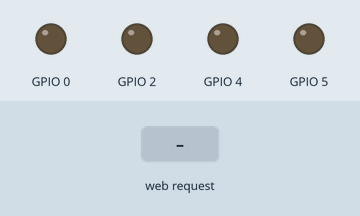
A sketch run on a simulated ESP8266 (NodeMCU). Parts: output pins drawn as LEDs (lit = HIGH). The test bench sets the inputs (shaded band). What the sketch prints to the serial monitor is not drawn.

Above: at 1.2 s.
1.3 s: HTTP request GET /bt1 received
At 1.6 s:
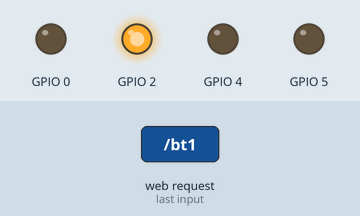
2.8 s: HTTP request GET /bt2 received
At 3.9 s:
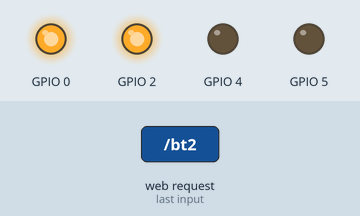
4.3 s: HTTP request GET /bt3 received
At 5.1 s:
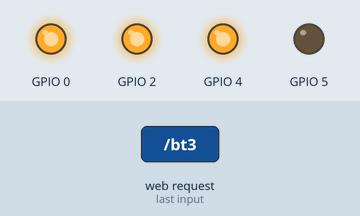
5.8 s: HTTP request GET /bt4 received
At 6.3 s:
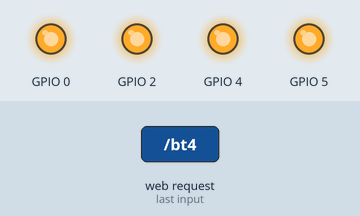
7.3 s: HTTP request GET /bt5 received
At 8.5 s:
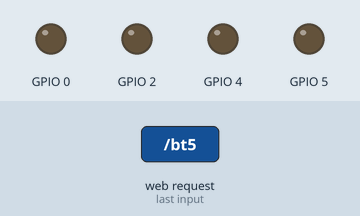
8.8 s: HTTP request GET /bt2 received
At 9.7 s:
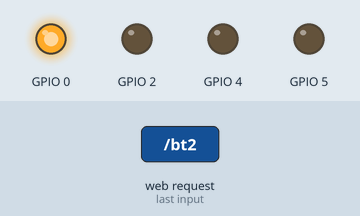
Timing chart, 0 to 11.3 s (numbered marks = the images above; inputs shaded):
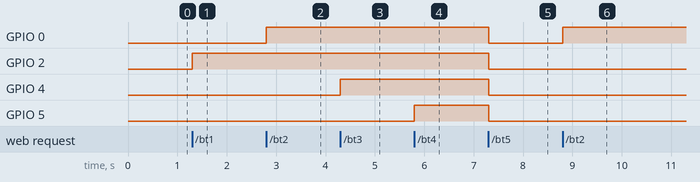

The sketch:

Device4AP.ino
```cpp
#include <ESP8266WiFi.h>
#include <WiFiClient.h>
#include <ESP8266WebServer.h>
#include <RGBLED.h>

const char* ssid = "park_device4";
const char* password = "";
const char indexsource[] =
  "<!DOCTYPE HTML>"
  "<html>"
  "<head>"
  "<meta name = \"viewport\" content = \"width = device-width, initial-scale = 1.0, maximum-scale = 1.0, user-scalable=0\">"
  "<titleETRI AirCon</title>"
  "<style>"
  "\"body { background-color: #808080; font-family: Arial, Helvetica, Sans-Serif; Color: #000000; }\""
  "</style>"
  "</head>"
  "<body>"
  "<h1>ETRI 4lamp</h1>"
  "<FORM action=\"/\" method=\"post\">"
  "<div>"
  "<P>"
  "<INPUT style=\"background:#1AAB8A; color:#fff;  border:none;  position:relative;  height:30px;  font-size:1.6em;  padding:0 2em; cursor:pointer;  transition:800ms ease all;  outline:none;border-width:2px;border-style:solid;\" type=\"button\" class=\"button\" onclick=\"location.href='/bt1'\" value=\"light1\"></INPUT>"
  "<INPUT style=\"background:#1AAB8A; color:#fff;  border:none;  position:relative;  height:30px;  font-size:1.6em;  padding:0 2em; cursor:pointer;  transition:800ms ease all;  outline:none;border-width:2px;border-style:solid;\" type=\"button\" class=\"button\" onclick=\"location.href='/bt2'\" value=\"light2\"></INPUT>"
  "<INPUT style=\"background:#1AAB8A; color:#fff;  border:none;  position:relative;  height:30px;  font-size:1.6em;  padding:0 2em; cursor:pointer;  transition:800ms ease all;  outline:none;border-width:2px;border-style:solid;\" type=\"button\" class=\"button\" onclick=\"location.href='/bt3'\" value=\"light3\"></INPUT>"
  "<INPUT style=\"background:#1AAB8A; color:#fff;  border:none;  position:relative;  height:30px;  font-size:1.6em;  padding:0 2em; cursor:pointer;  transition:800ms ease all;  outline:none;border-width:2px;border-style:solid;\" type=\"button\" class=\"button\" onclick=\"location.href='/bt4'\" value=\"light4\"></INPUT>"
  "<INPUT style=\"background:#1AAB8A; color:#fff;  border:none;  position:relative;  height:30px;  font-size:1.6em;  padding:0 2em; cursor:pointer;  transition:800ms ease all;  outline:none;border-width:2px;border-style:solid;\" type=\"button\" class=\"button\" onclick=\"location.href='/bt5'\" value=\"OFF\"></INPUT>"
  "</P>"
  "</div>"
  "</FORM>"
  "</body>"
  "</html>";

const char light1[] =
  "<!DOCTYPE HTML>"
  "<html>"
  "<head>"
  "<meta name = \"viewport\" content = \"width = device-width, initial-scale = 1.0, maximum-scale = 1.0, user-scalable=0\">"
  "<titleETRI REMOTE SERVER</title>"
  "<style>"
  "\"body { background-color: #808080; font-family: Arial, Helvetica, Sans-Serif; Color: #000000; }\""
  "</style>"
  "</head>"
  "<body>"
  "<h1>1</h1>"
  "<FORM action=\"/\" method=\"post\">"
  "<div>"
  "<P>"
  "<INPUT style=\"background:#1AAB8A; color:#fff;  border:none;  position:relative;  height:30px;  font-size:1.6em;  padding:0 2em; cursor:pointer;  transition:800ms ease all;  outline:none;border-width:2px;border-style:solid;\" type=\"button\" class=\"button\" onclick=\"location.href='/bt1'\" value=\"light1\"></INPUT>"
  "<INPUT style=\"background:#1AAB8A; color:#fff;  border:none;  position:relative;  height:30px;  font-size:1.6em;  padding:0 2em; cursor:pointer;  transition:800ms ease all;  outline:none;border-width:2px;border-style:solid;\" type=\"button\" class=\"button\" onclick=\"location.href='/bt2'\" value=\"light2\"></INPUT>"
  "<INPUT style=\"background:#1AAB8A; color:#fff;  border:none;  position:relative;  height:30px;  font-size:1.6em;  padding:0 2em; cursor:pointer;  transition:800ms ease all;  outline:none;border-width:2px;border-style:solid;\" type=\"button\" class=\"button\" onclick=\"location.href='/bt3'\" value=\"light3\"></INPUT>"
  "<INPUT style=\"background:#1AAB8A; color:#fff;  border:none;  position:relative;  height:30px;  font-size:1.6em;  padding:0 2em; cursor:pointer;  transition:800ms ease all;  outline:none;border-width:2px;border-style:solid;\" type=\"button\" class=\"button\" onclick=\"location.href='/bt4'\" value=\"light4\"></INPUT>"
  "<INPUT style=\"background:#1AAB8A; color:#fff;  border:none;  position:relative;  height:30px;  font-size:1.6em;  padding:0 2em; cursor:pointer;  transition:800ms ease all;  outline:none;border-width:2px;border-style:solid;\" type=\"button\" class=\"button\" onclick=\"location.href='/bt5'\" value=\"OFF\"></INPUT>"
  "</P>"
  "</div>"
  "</FORM>"
  "</body>"
  "</html>";


const char light2[] =
  "<!DOCTYPE HTML>"
  "<html>"
  "<head>"
  "<meta name = \"viewport\" content = \"width = device-width, initial-scale = 1.0, maximum-scale = 1.0, user-scalable=0\">"
  "<titleETRI REMOTE SERVER</title>"
  "<style>"
  "\"body { background-color: #808080; font-family: Arial, Helvetica, Sans-Serif; Color: #000000; }\""
  "</style>"
  "</head>"
  "<body>"
  "<h1>2</h1>"
  "<FORM action=\"/\" method=\"post\">"
  "<div>"
  "<P>"
  "<INPUT style=\"background:#1AAB8A; color:#fff;  border:none;  position:relative;  height:30px;  font-size:1.6em;  padding:0 2em; cursor:pointer;  transition:800ms ease all;  outline:none;border-width:2px;border-style:solid;\" type=\"button\" class=\"button\" onclick=\"location.href='/bt1'\" value=\"light1\"></INPUT>"
  "<INPUT style=\"background:#1AAB8A; color:#fff;  border:none;  position:relative;  height:30px;  font-size:1.6em;  padding:0 2em; cursor:pointer;  transition:800ms ease all;  outline:none;border-width:2px;border-style:solid;\" type=\"button\" class=\"button\" onclick=\"location.href='/bt2'\" value=\"light2\"></INPUT>"
  "<INPUT style=\"background:#1AAB8A; color:#fff;  border:none;  position:relative;  height:30px;  font-size:1.6em;  padding:0 2em; cursor:pointer;  transition:800ms ease all;  outline:none;border-width:2px;border-style:solid;\" type=\"button\" class=\"button\" onclick=\"location.href='/bt3'\" value=\"light3\"></INPUT>"
  "<INPUT style=\"background:#1AAB8A; color:#fff;  border:none;  position:relative;  height:30px;  font-size:1.6em;  padding:0 2em; cursor:pointer;  transition:800ms ease all;  outline:none;border-width:2px;border-style:solid;\" type=\"button\" class=\"button\" onclick=\"location.href='/bt4'\" value=\"light4\"></INPUT>"
  "<INPUT style=\"background:#1AAB8A; color:#fff;  border:none;  position:relative;  height:30px;  font-size:1.6em;  padding:0 2em; cursor:pointer;  transition:800ms ease all;  outline:none;border-width:2px;border-style:solid;\" type=\"button\" class=\"button\" onclick=\"location.href='/bt5'\" value=\"OFF\"></INPUT>"
  "</P>"
  "</div>"
  "</FORM>"
  "</body>"
  "</html>";

const char light3[] =
  "<!DOCTYPE HTML>"
  "<html>"
  "<head>"
  "<meta name = \"viewport\" content = \"width = device-width, initial-scale = 1.0, maximum-scale = 1.0, user-scalable=0\">"
  "<titleETRI REMOTE SERVER</title>"
  "<style>"
  "\"body { background-color: #808080; font-family: Arial, Helvetica, Sans-Serif; Color: #000000; }\""
  "</style>"
  "</head>"
  "<body>"
  "<h1>3</h1>"
  "<FORM action=\"/\" method=\"post\">"
  "<div>"
  "<P>"
  "<INPUT style=\"background:#1AAB8A; color:#fff;  border:none;  position:relative;  height:30px;  font-size:1.6em;  padding:0 2em; cursor:pointer;  transition:800ms ease all;  outline:none;border-width:2px;border-style:solid;\" type=\"button\" class=\"button\" onclick=\"location.href='/bt1'\" value=\"light1\"></INPUT>"
  "<INPUT style=\"background:#1AAB8A; color:#fff;  border:none;  position:relative;  height:30px;  font-size:1.6em;  padding:0 2em; cursor:pointer;  transition:800ms ease all;  outline:none;border-width:2px;border-style:solid;\" type=\"button\" class=\"button\" onclick=\"location.href='/bt2'\" value=\"light2\"></INPUT>"
  "<INPUT style=\"background:#1AAB8A; color:#fff;  border:none;  position:relative;  height:30px;  font-size:1.6em;  padding:0 2em; cursor:pointer;  transition:800ms ease all;  outline:none;border-width:2px;border-style:solid;\" type=\"button\" class=\"button\" onclick=\"location.href='/bt3'\" value=\"light3\"></INPUT>"
  "<INPUT style=\"background:#1AAB8A; color:#fff;  border:none;  position:relative;  height:30px;  font-size:1.6em;  padding:0 2em; cursor:pointer;  transition:800ms ease all;  outline:none;border-width:2px;border-style:solid;\" type=\"button\" class=\"button\" onclick=\"location.href='/bt4'\" value=\"light4\"></INPUT>"
  "<INPUT style=\"background:#1AAB8A; color:#fff;  border:none;  position:relative;  height:30px;  font-size:1.6em;  padding:0 2em; cursor:pointer;  transition:800ms ease all;  outline:none;border-width:2px;border-style:solid;\" type=\"button\" class=\"button\" onclick=\"location.href='/bt5'\" value=\"OFF\"></INPUT>"
  "</P>"
  "</div>"
  "</FORM>"
  "</body>"
  "</html>";

const char light4[] =
  "<!DOCTYPE HTML>"
  "<html>"
  "<head>"
  "<meta name = \"viewport\" content = \"width = device-width, initial-scale = 1.0, maximum-scale = 1.0, user-scalable=0\">"
  "<titleETRI REMOTE SERVER</title>"
  "<style>"
  "\"body { background-color: #808080; font-family: Arial, Helvetica, Sans-Serif; Color: #000000; }\""
  "</style>"
  "</head>"
  "<body>"
  "<h1>4</h1>"
  "<FORM action=\"/\" method=\"post\">"
  "<div>"
  "<P>"
  "<INPUT style=\"background:#1AAB8A; color:#fff;  border:none;  position:relative;  height:30px;  font-size:1.6em;  padding:0 2em; cursor:pointer;  transition:800ms ease all;  outline:none;border-width:2px;border-style:solid;\" type=\"button\" class=\"button\" onclick=\"location.href='/bt1'\" value=\"light1\"></INPUT>"
  "<INPUT style=\"background:#1AAB8A; color:#fff;  border:none;  position:relative;  height:30px;  font-size:1.6em;  padding:0 2em; cursor:pointer;  transition:800ms ease all;  outline:none;border-width:2px;border-style:solid;\" type=\"button\" class=\"button\" onclick=\"location.href='/bt2'\" value=\"light2\"></INPUT>"
  "<INPUT style=\"background:#1AAB8A; color:#fff;  border:none;  position:relative;  height:30px;  font-size:1.6em;  padding:0 2em; cursor:pointer;  transition:800ms ease all;  outline:none;border-width:2px;border-style:solid;\" type=\"button\" class=\"button\" onclick=\"location.href='/bt3'\" value=\"light3\"></INPUT>"
  "<INPUT style=\"background:#1AAB8A; color:#fff;  border:none;  position:relative;  height:30px;  font-size:1.6em;  padding:0 2em; cursor:pointer;  transition:800ms ease all;  outline:none;border-width:2px;border-style:solid;\" type=\"button\" class=\"button\" onclick=\"location.href='/bt4'\" value=\"light4\"></INPUT>"
  "<INPUT style=\"background:#1AAB8A; color:#fff;  border:none;  position:relative;  height:30px;  font-size:1.6em;  padding:0 2em; cursor:pointer;  transition:800ms ease all;  outline:none;border-width:2px;border-style:solid;\" type=\"button\" class=\"button\" onclick=\"location.href='/bt5'\" value=\"OFF\"></INPUT>"
  "</P>"
  "</div>"
  "</FORM>"
  "</body>"
  "</html>";

const char alloff[] =
  "<!DOCTYPE HTML>"
  "<html>"
  "<head>"
  "<meta name = \"viewport\" content = \"width = device-width, initial-scale = 1.0, maximum-scale = 1.0, user-scalable=0\">"
  "<titleETRI REMOTE SERVER</title>"
  "<style>"
  "\"body { background-color: #808080; font-family: Arial, Helvetica, Sans-Serif; Color: #000000; }\""
  "</style>"
  "</head>"
  "<body>"
  "<h1>OFF</h1>"
  "<FORM action=\"/\" method=\"post\">"
  "<div>"
  "<P>"
  "<INPUT style=\"background:#1AAB8A; color:#fff;  border:none;  position:relative;  height:30px;  font-size:1.6em;  padding:0 2em; cursor:pointer;  transition:800ms ease all;  outline:none;border-width:2px;border-style:solid;\" type=\"button\" class=\"button\" onclick=\"location.href='/bt1'\" value=\"light1\"></INPUT>"
  "<INPUT style=\"background:#1AAB8A; color:#fff;  border:none;  position:relative;  height:30px;  font-size:1.6em;  padding:0 2em; cursor:pointer;  transition:800ms ease all;  outline:none;border-width:2px;border-style:solid;\" type=\"button\" class=\"button\" onclick=\"location.href='/bt2'\" value=\"light2\"></INPUT>"
  "<INPUT style=\"background:#1AAB8A; color:#fff;  border:none;  position:relative;  height:30px;  font-size:1.6em;  padding:0 2em; cursor:pointer;  transition:800ms ease all;  outline:none;border-width:2px;border-style:solid;\" type=\"button\" class=\"button\" onclick=\"location.href='/bt3'\" value=\"light3\"></INPUT>"
  "<INPUT style=\"background:#1AAB8A; color:#fff;  border:none;  position:relative;  height:30px;  font-size:1.6em;  padding:0 2em; cursor:pointer;  transition:800ms ease all;  outline:none;border-width:2px;border-style:solid;\" type=\"button\" class=\"button\" onclick=\"location.href='/bt4'\" value=\"light4\"></INPUT>"
  "<INPUT style=\"background:#1AAB8A; color:#fff;  border:none;  position:relative;  height:30px;  font-size:1.6em;  padding:0 2em; cursor:pointer;  transition:800ms ease all;  outline:none;border-width:2px;border-style:solid;\" type=\"button\" class=\"button\" onclick=\"location.href='/bt5'\" value=\"OFF\"></INPUT>"
  "</P>"
  "</div>"
  "</FORM>"
  "</body>"
  "</html>";


ESP8266WebServer server(80); //port 80
int R = 1;
int G = 1;
int B = 1;

void indexpg() {
  server.send(200, "text/html", indexsource);
}

void button1() {
  server.send(200, "text/html", light1);
  digitalWrite(2, HIGH);
}

void button2() {
  server.send(200, "text/html", light2);
  digitalWrite(0, HIGH);
}

void button3() {
  server.send(200, "text/html", light3);
  digitalWrite(4, HIGH);
}

void button4() {
  server.send(200, "text/html", light4);
  digitalWrite(5, HIGH);
}

void button5() {
  server.send(200, "text/html", alloff);
  digitalWrite(2, LOW);
  digitalWrite(0, LOW);
  digitalWrite(4, LOW);
  digitalWrite(5, LOW);
}

void setup() {
  Serial.begin(115200);
  Serial.println();
  pinMode(2, OUTPUT);
  pinMode(0, OUTPUT);
  pinMode(4, OUTPUT);
  pinMode(5, OUTPUT);

  Serial.print("Configuring access point...");
  WiFi.softAP(ssid, password);
  IPAddress myIP = WiFi.softAPIP();
  Serial.print("AP IP address: ");
  Serial.println(myIP);

  server.on("/", indexpg);
  server.on("/bt1", button1);
  server.on("/bt2", button2);
  server.on("/bt3", button3);
  server.on("/bt4", button4);
  server.on("/bt5", button5);
  server.begin();
  Serial.println("-----------ETRI REMOTE Server Started--------");
}


void loop() {
  server.handleClient();
}
```

Measured:
- after the input at 1.3 s, GPIO 2: LOW → HIGH at once
- after the input at 2.8 s, GPIO 0: LOW → HIGH at once
- after the input at 4.3 s, GPIO 4: LOW → HIGH at once
- after the input at 5.8 s, GPIO 5: LOW → HIGH at once
- after the input at 7.3 s, GPIO 0, GPIO 2, GPIO 4, GPIO 5: HIGH → LOW at once
- after the input at 8.8 s, GPIO 0: LOW → HIGH at once
